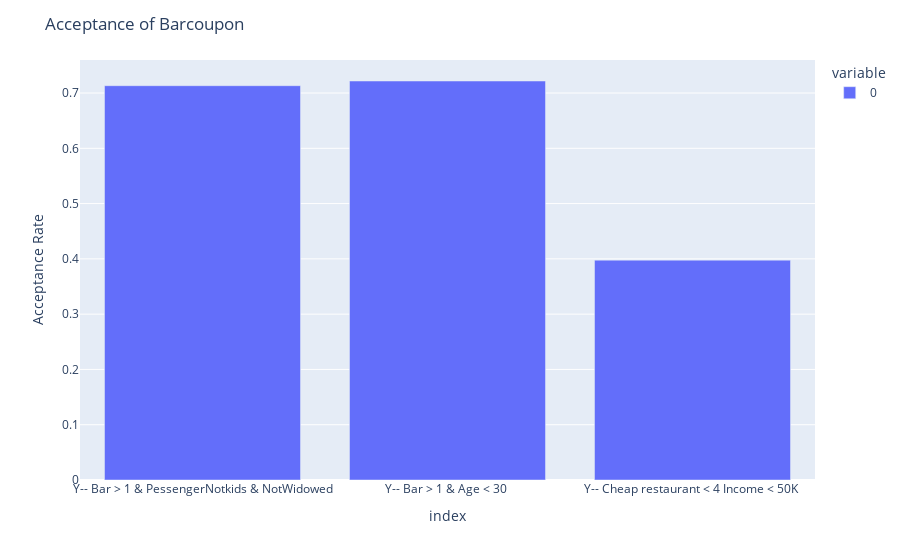

The notebook cell saved with this chart:
### Code cell
# Plotyl bar plot to visualize the acceptance rate.
fig = px.bar(e)
fig.update_layout(
    title='Acceptance of Barcoupon',   
    yaxis=dict(title='Acceptance Rate')       
)
fig.show()
#Findings: The rate of acceptance is higher who are less than 30 years (.721), and the people with Income
#less than 50k has the acceptance rate lowest(.40). While the people under age 30 and visit the bar more 
# than once a month has a rate of (.713) which almost matches the first category.

### Figure 1 — Plotly figure (JSON) as saved in the notebook; plotly's stock layout.template omitted (floating-point values rounded to 4 significant figures)
{"data": [{"alignmentgroup": "True", "hovertemplate": "variable=0<br>index=%{x}<br>value=%{y}<extra></extra>", "legendgroup": "0", "marker": {"color": "#636efa", "pattern": {"shape": ""}}, "name": "0", "offsetgroup": "0", "orientation": "v", "showlegend": true, "textposition": "auto", "type": "bar", "x": ["Y-- Bar > 1 & PessengerNotkids & NotWidowed", "Y-- Bar > 1 & Age < 30 ", "Y-- Cheap restaurant < 4 Income < 50K "], "xaxis": "x", "y": [0.7132, 0.7217, 0.3977], "yaxis": "y"}], "layout": {"barmode": "relative", "legend": {"title": {"text": "variable"}, "tracegroupgap": 0}, "margin": {"t": 60}, "title": {"text": "Acceptance of Barcoupon"}, "xaxis": {"anchor": "y", "domain": [0, 1], "title": {"text": "index"}}, "yaxis": {"anchor": "x", "domain": [0, 1], "title": {"text": "Acceptance Rate"}}}}
